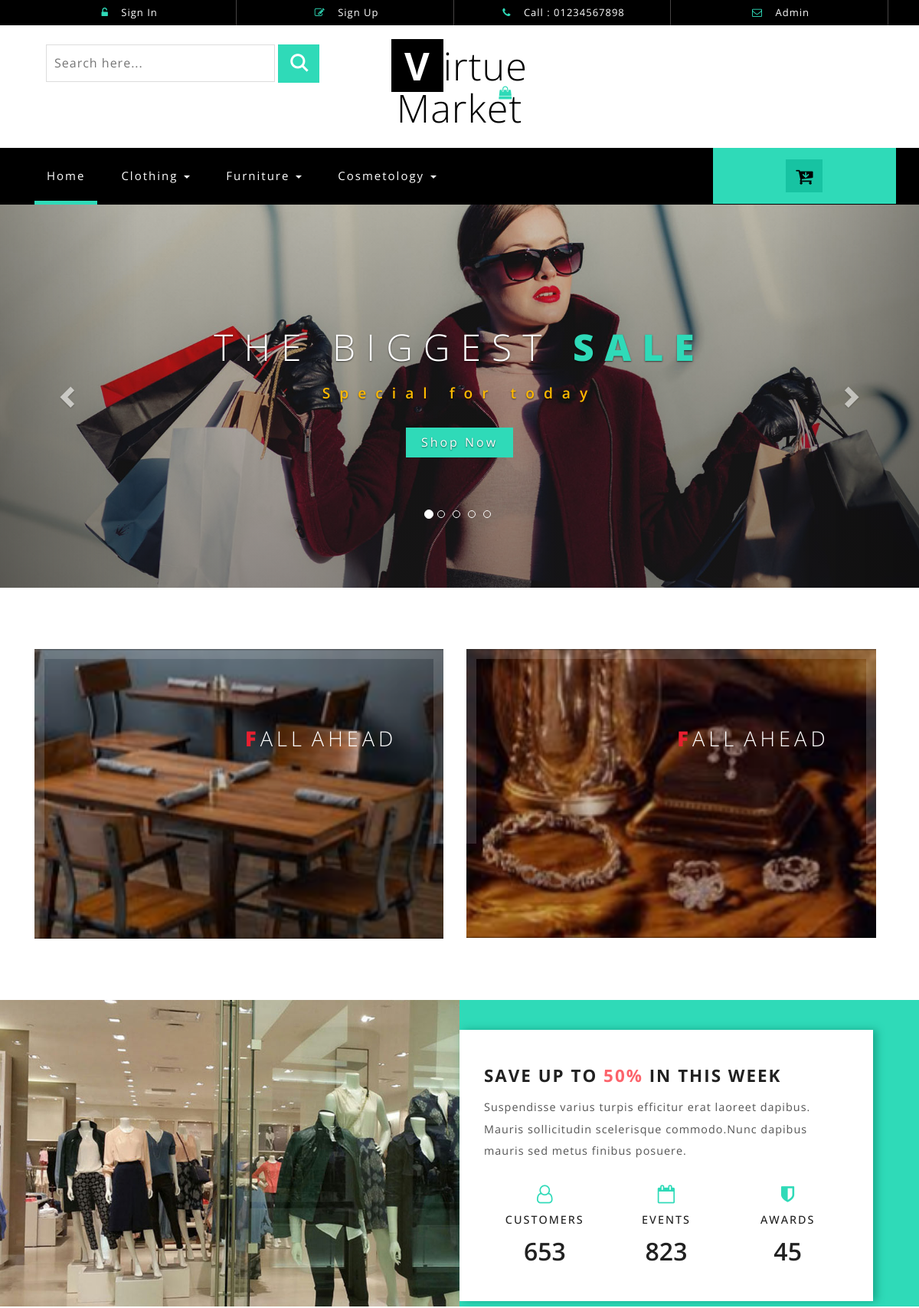
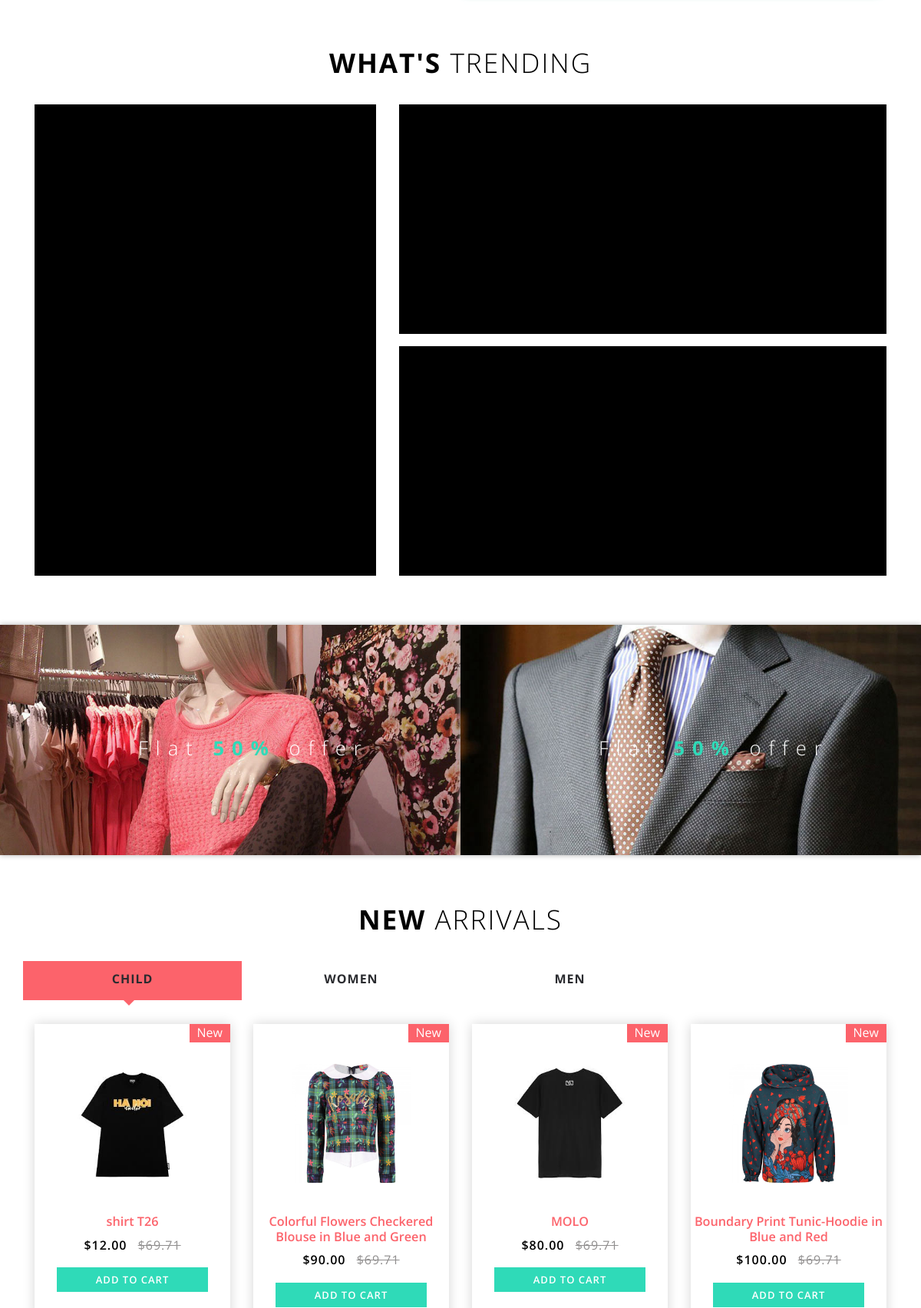
The app's page /home/home.php (upper part) with its own data (2 pictures, top to bottom).
### tables this page shows
CREATE TABLE IF NOT EXISTS `tbn_product_category` (
  `id` int UNSIGNED NOT NULL AUTO_INCREMENT,
  `name` varchar(255) NOT NULL,
  `category_id` int NOT NULL,
  `image` varchar(255) NOT NULL,
  PRIMARY KEY (`id`)
);

CREATE TABLE IF NOT EXISTS `tbn_product` (
  `id` int UNSIGNED NOT NULL AUTO_INCREMENT,
  `name` varchar(255) NOT NULL,
  `description` varchar(255) NOT NULL,
  `price` decimal(10,2) NOT NULL,
  `product_category_id` int NOT NULL,
  `status` varchar(50) NOT NULL,
  `vendor_id` int NOT NULL,
  `image` varchar(250) NOT NULL,
  PRIMARY KEY (`id`)
);

### home/home.php (the view, shortened to what this page needs)
<?php include('./partials/menu.php'); ?>
	<div id="myCarousel" class="carousel slide" data-ride="carousel">
		<ol class="carousel-indicators">
			<li data-target="#myCarousel" data-slide-to="0" class="active"></li>
			<li data-target="#myCarousel" data-slide-to="1" class=""></li>
			<li data-target="#myCarousel" data-slide-to="2" class=""></li>
			<li data-target="#myCarousel" data-slide-to="3" class=""></li>
			<li data-target="#myCarousel" data-slide-to="4" class=""></li>
		</ol>
		<div class="carousel-inner" role="listbox">
			<div class="item active">
				<div class="container">
					<div class="carousel-caption">
						<h3>The Biggest <span>Sale</span></h3>
						<p>Special for today</p>
						<a class="hvr-outline-out button2" href="mens.html">Shop Now </a>
					</div>
				</div>
			</div>
		</div>
		<a class="left carousel-control" href="#myCarousel" role="button" data-slide="prev">
			<span class="glyphicon glyphicon-chevron-left" aria-hidden="true"></span>
		</a>
		<a class="right carousel-control" href="#myCarousel" role="button" data-slide="next">
			<span class="glyphicon glyphicon-chevron-right" aria-hidden="true"></span>
		</a>
    </div>
    <div class="banner_bottom_agile_info">
	    <div class="container">
            <div class="banner_bottom_agile_info_inner_w3ls">
    	           <div  class="col-md-6 wthree_banner_bottom_grid_three_left1 grid">
						<figure class="effect-roxy">
							<img src="images/ban1.jpg" alt=" " class="img-responsive" />
							<figcaption>
								<h3><span>F</span>all Ahead</h3>
							</figcaption>
						</figure>
					</div>
					 <div  class="col-md-6 wthree_banner_bottom_grid_three_left1 grid">
						<figure class="effect-roxy">
							<img src="images/ban22.jpg" alt=" " class="img-responsive" />
							<figcaption>
								<h3><span>F</span>all Ahead</h3>
							</figcaption>
						</figure>
					</div>
					<div class="clearfix"></div>
		    </div>
		 </div>
    </div>
	<div class="schedule-bottom">
		<div class="col-md-6 agileinfo_schedule_bottom_left">
			<img src="images/mid.jpg" alt=" " class="img-responsive" />
		</div>
		<div class="col-md-6 agileits_schedule_bottom_right">
			<div class="w3ls_schedule_bottom_right_grid">
				<h3>Save up to <span>50%</span> in this week</h3>
				<p>Suspendisse varius turpis efficitur erat laoreet dapibus.
					Mauris sollicitudin scelerisque commodo.Nunc dapibus mauris sed metus finibus posuere.</p>
				<div class="col-md-4 w3l_schedule_bottom_right_grid1">
					<i class="fa fa-user-o" aria-hidden="true"></i>
					<h4>Customers</h4>
					<h5 class="counter">653</h5>
				</div>
				<div class="col-md-4 w3l_schedule_bottom_right_grid1">
					<i class="fa fa-calendar-o" aria-hidden="true"></i>
					<h4>Events</h4>
					<h5 class="counter">823</h5>
				</div>
				<div class="col-md-4 w3l_schedule_bottom_right_grid1">
					<i class="fa fa-shield" aria-hidden="true"></i>
					<h4>Awards</h4>
					<h5 class="counter">45</h5>
				</div>
				<div class="clearfix"> </div>
			</div>
		</div>
	</div>
	<div class="banner-bootom-w3-agileits">
	<div class="container">
		<h3 class="wthree_text_info">What's <span>Trending</span></h3>
		<div class="col-md-5 bb-grids bb-left-agileits-w3layouts">
			<a href="womens.html">
			   <div class="bb-left-agileits-w3layouts-inner grid">
					<figure class="effect-roxy">
							<img src="images/bb1.jpg" alt=" " class="img-responsive" />
							<figcaption>
								<h3><span>S</span>ale </h3>
							</figcaption>
						</figure>
			    </div>
			</a>
		</div>
		<div class="col-md-7 bb-grids bb-middle-agileits-w3layouts">
		      <a href="mens.html">
		       <div class="bb-middle-agileits-w3layouts grid">
			           <figure class="effect-roxy">
							<img src="images/bottom3.jpg" alt=" " class="img-responsive" />
							<figcaption>
								<h3><span>S</span>ale </h3>
							</figcaption>
						</figure>
		        </div>
				</a>
				<a href="mens.html">
		      <div class="bb-middle-agileits-w3layouts forth grid">
						<figure class="effect-roxy">
							<img src="images/bottom4.jpg" alt=" " class="img-responsive">
							<figcaption>
								<h3><span>S</span>ale </h3>
							</figcaption>
						</figure>
					</div>
					</a>
	</div>
	</div>
    </div>
      <div class="agile_last_double_sectionw3ls">
            <div class="col-md-6 multi-gd-img multi-gd-text ">
					<a href="womens.html"><img src="images/bot_1.jpg" alt=" "><h4>Flat <span>50%</span> offer</h4></a>
			</div>
			 <div class="col-md-6 multi-gd-img multi-gd-text ">
					<a href="womens.html"><img src="images/bot_2.jpg" alt=" "><h4>Flat <span>50%</span> offer</h4></a>
			</div>
	   </div>
	<div class="new_arrivals_agile_w3ls_info">
		<div class="container">
		    <h3 style="bottom: -25px;right: -130px;" class="wthree_text_info">New <span>ARRIVALS</span></h3>
				<div id="horizontalTab">
						<ul class="resp-tabs-list">
						<?php
						$sql="SELECT * FROM tbn_product_category where category_id=24 limit 4";
						$res=mysqli_query($conn,$sql);
						if($res==true)
						{
							$count=mysqli_num_rows($res);
							if($count>0)
							{
								while($rows=mysqli_fetch_assoc($res)){
									$name=$rows['name'];
									echo("<li> $name </li>");
								   }
							}
						}
						?>
						</ul>
					<div class="resp-tabs-container">
					<?php
						$sql="SELECT * FROM tbn_product_category where category_id=24  limit 4";
						$res=mysqli_query($conn,$sql);
						if($res==true)
						{
							$count=mysqli_num_rows($res);
							if($count>0)
							{
								while($rows=mysqli_fetch_assoc($res)){
									$id=$rows['id'];
									?>
									<div class="tab1">
						 	<?php
							 	$sql2 = "SELECT * FROM tbn_product where product_category_id=$id and status='Yes' limit 8";
								 $res2=mysqli_query($conn,$sql2);
								 if($res2==true){
								   $count2=mysqli_num_rows($res);
								   if($count2>0){
									   while($rows2=mysqli_fetch_assoc($res2)){
										 $id2=$rows2['id'];
										 $name2=$rows2['name'];
										 $price2=$rows2['price'];
										 $image2=$rows2['image'];
									   ?>
										<div class="col-md-3 product-men">
								<div class="men-pro-item simpleCart_shelfItem">
									<div class="men-thumb-item">
										<img src="<?php echo SITEURL; ?>images/product/<?php echo$image2; ?>" alt="" class="pro-image-front">
											<span class="product-new-top">New</span>
									</div>
									<div class="item-info-product ">
										<h4><a href="detail.php?id=<?php echo$id2; ?>"><?php echo $name2; ?></a></h4>
										<div class="info-product-price">
											<span class="item_price">$<?php echo $price2; ?></span>
											<del>$69.71</del>
										</div>
										<div class="snipcart-details top_brand_home_details item_add single-item hvr-outline-out button2">
															<form action="" method="POST" enctype="multipart/form-data">
																	<input type="submit" name="addToCart" value="Add to cart" class="button" />
															</form>
										</div>
									</div>
								</div>
							</div>
									   <?php
										}
									}
								}
							?>
							<div class="clearfix"></div>
						</div>
									<?php
								   }
							}
						}
						?>
					</div>
				</div>
		</div>
	</div>
</body>
</html>

### home/css/flexslider.css (style rules this page uses)
.carousel li { margin-right: 5px; }

### home/css/easy-responsive-tabs.css (style rules this page uses)
body { margin: 0px; padding: 0px; }
ul.resp-tabs-list, p { margin: 0px; padding: 0px; }
.resp-tabs-list li { display: inline-block; padding: 12px 20px; margin: 0; list-style: none; cursor: pointer; float: left; color: #2A2B2F; width: 25%; text-align: center; font-size: 1em; font-weight: 700; letter-spacing: 1px; text-transform: uppercase; }
.resp-tabs-container { padding: 0px; clear: left; }
.resp-tab-content { display: none; }
.resp-tab-active { border-bottom: 4px solid #fc636b; margin-bottom: -1px !important; position:relative; background:#fc636b; }
.resp-tab-active:before { content: ''; position: absolute; width: 0; height: 0; border-top: 10px solid #fc636b; border-left: 10px solid rgba(69, 42, 21, 0); border-right: 10px solid rgba(199, 57, 57, 0); left: 45%; top: 103%; transition: 0.5s all; -webkit-transition: 0.5s all; -o-transition: 0.5s all; -moz-transition: 0.5s all; -ms-transition: 0.5s all; }
.resp-tab-active { background-color:#fc636b; }
.resp-tab-content-active { display: block; }

### records on screen
tbn_product_category: name "CHILD"
tbn_product_category: name "WOMEN"
tbn_product_category: name "MEN"
tbn_product: image (picture), name "shirt T26", price "12.00"
tbn_product: image (picture), name "Colorful Flowers Checkered Blouse in Blue and Green", price "90.00"
tbn_product: image (picture), name "MOLO", price "80.00"
tbn_product: image (picture), name "Boundary Print Tunic-Hoodie in Blue and Red", price "100.00"
